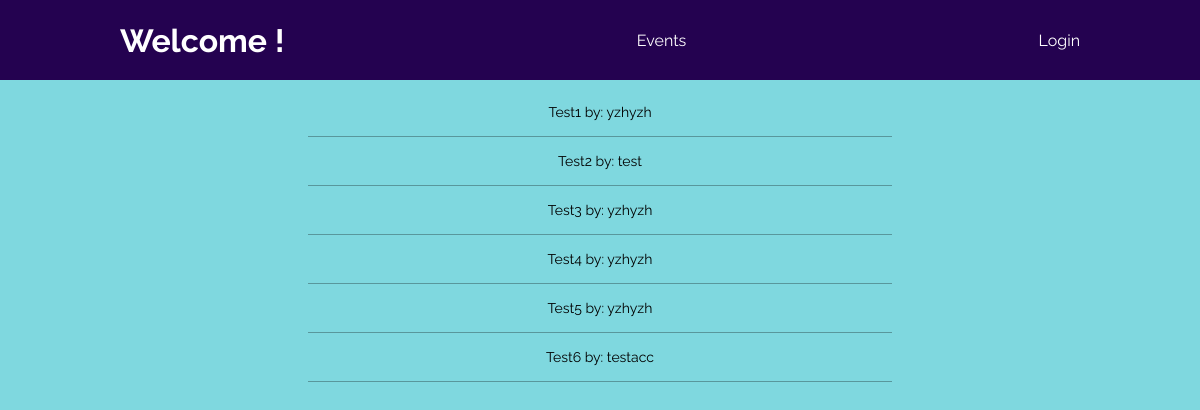
The app's page /events with its own data.
### blog/models.py (models this page shows, shortened)
class Post(models.Model):
    title = models.CharField(max_length=255, unique=True)
    content = models.TextField(default="")
    created_on = models.DateTimeField(auto_now_add=True)
    last_modified = models.DateTimeField(auto_now=True)
    author = models.ForeignKey(User, on_delete=models.CASCADE)
    image = models.ImageField(upload_to = image_url)
    slug = models.SlugField(default="", unique=True)

### blog/views.py (the view)
# urls.py: path("events", views.start, name='posts-page'),
def start(request):
    blog_posts = Post.objects.all()
    return render(request, 'blog/start.html', {
        "posts": blog_posts
    })

### blog/templates/blog/start.html (shortened to what this page needs)
{% extends "base.html" %}
{% load static %}
{% block css_files %}
    <link rel="stylesheet" href="{% static "blog/posts.css" %}">
{% endblock %}
{% block body_contents %}
    {% include "./includes/header.html" %}
    <ul class='blog-list'>
        {% for post in posts %}
            <li><a href="{% url "post-detail-page" post.slug %}"> {{ post.title|title }} by: {{post.author}}</li>
        {% endfor %}
    </ul>
{% endblock %}

### static/style.css (style rules this page uses)
html { font-family: 'Raleway', sans-serif; background-color: rgb(127, 216, 223); }
body { margin: 0; }

### blog/static/blog/posts.css (style rules this page uses)
ul { list-style: none; display: inline-block; max-width: 100%; padding: 0.5rem; margin: auto; }
li { margin: .5rem; font-size: 14; border-bottom: 1px solid rgba(0, 0, 0, 0.3); padding-bottom: 1rem; text-align: center; }
a { text-decoration: none; color: black; }
.blog-list { margin-top: 5rem; display: flex; flex-direction: column; max-width: 50%; justify-content: center; padding: 1rem; }

### records on screen
Post: title "Test1", author "yzhyzh"
Post: title "Test2", author "test"
Post: title "Test3", author "yzhyzh"
Post: title "Test4", author "yzhyzh"
Post: title "Test5", author "yzhyzh"
Post: title "Test6", author "testacc"
